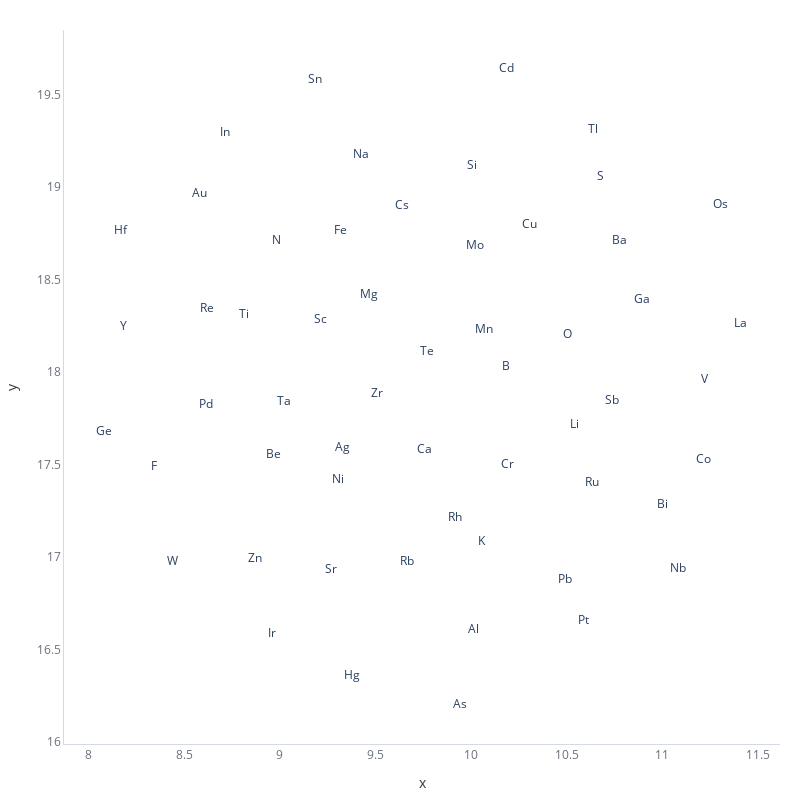

The notebook cell this image was saved under:
### Code cell
from umap import UMAP
import plotly.express as px

umap = UMAP(n_neighbors=15, metric='euclidean')
umap_df = spec_df.copy().T

umap_df[['x', 'y']] = umap.fit_transform(spec_df.T.values)

umap_df.columns = [str(c) for c in umap_df.columns]
px.scatter(umap_df.reset_index(), x='x', y='y', text='index', width=800, height=800, opacity=0)

### Figure 1 — Plotly figure (JSON) as saved in the notebook; plotly's stock layout.template omitted (floating-point values rounded to 4 significant figures)
{"data": [{"hovertemplate": "x=%{x}<br>y=%{y}<br>index=%{text}<extra></extra>", "legendgroup": "", "marker": {"color": "#1846b3", "opacity": 0, "symbol": "circle"}, "mode": "markers+text", "name": "", "orientation": "v", "showlegend": false, "text": ["Li", "Be", "B", "N", "O", "F", "Na", "Mg", "Al", "Si", "S", "K", "Ca", "Sc", "Ti", "V", "Cr", "Mn", "Fe", "Co", "Ni", "Cu", "Zn", "Ga", "Ge", "As", "Rb", "Sr", "Y", "Zr", "Nb", "Mo", "Ru", "Rh", "Pd", "Ag", "Cd", "In", "Sn", "Sb", "Te", "Cs", "Ba", "La", "Hf", "Ta", "W", "Re", "Os", "Ir", "Pt", "Au", "Hg", "Tl", "Pb", "Bi"], "type": "scatter", "x": [10.54, 8.964, 10.18, 8.982, 10.51, 8.342, 9.424, 9.464, 10.02, 10.01, 10.68, 10.06, 9.759, 9.215, 8.814, 11.22, 10.19, 10.07, 9.318, 11.22, 9.306, 10.31, 8.871, 10.9, 8.078, 9.94, 9.666, 9.266, 8.181, 9.506, 11.08, 10.02, 10.63, 9.917, 8.612, 9.33, 10.19, 8.715, 9.182, 10.74, 9.77, 9.641, 10.78, 11.41, 8.167, 9.021, 8.44, 8.617, 11.3, 8.957, 10.59, 8.58, 9.375, 10.64, 10.49, 11.0], "xaxis": "x", "y": [17.72, 17.55, 18.03, 18.71, 18.2, 17.49, 19.17, 18.42, 16.61, 19.12, 19.06, 17.08, 17.58, 18.28, 18.31, 17.96, 17.5, 18.23, 18.76, 17.52, 17.41, 18.8, 16.99, 18.39, 17.68, 16.2, 16.97, 16.93, 18.24, 17.88, 16.93, 18.68, 17.4, 17.21, 17.82, 17.59, 19.64, 19.29, 19.58, 17.84, 18.11, 18.9, 18.71, 18.26, 18.76, 17.84, 16.97, 18.34, 18.9, 16.58, 16.65, 18.96, 16.35, 19.31, 16.88, 17.28], "yaxis": "y"}], "layout": {"height": 800, "legend": {"tracegroupgap": 0}, "width": 800, "xaxis": {"anchor": "y", "domain": [0, 1], "title": {"text": "x"}}, "yaxis": {"anchor": "x", "domain": [0, 1], "title": {"text": "y"}}}}
